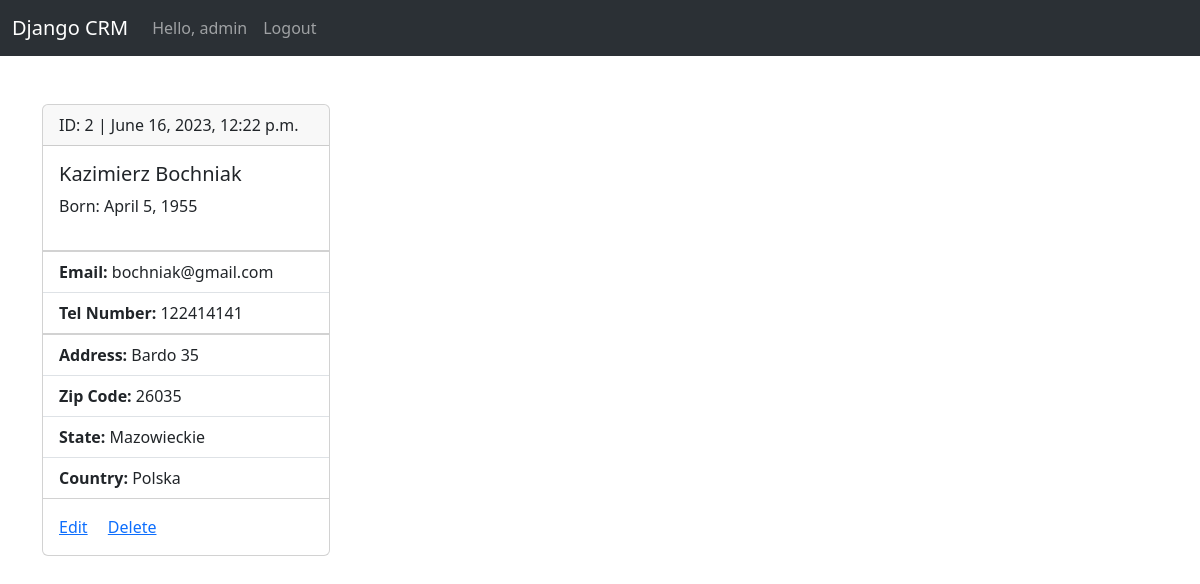
The page /record/2 (signed in) on the database its author committed.
### core/models.py (models this page shows, shortened)
class Record(models.Model):
    first_name = models.CharField(max_length=50)
    last_name = models.CharField(max_length=50)
    birth_date = models.DateField()
    email = models.EmailField()
    tel_number = models.CharField(max_length=20)
    address = models.CharField(max_length=100)
    zip_code = models.CharField(max_length=10)
    state = models.CharField(max_length=50)
    country = models.CharField(max_length=50)
    created_at = models.DateTimeField(auto_now_add=True)
    def __str__(self):
        return f'{self.first_name} {self.last_name}'

### core/views.py (the view)
# urls.py: path("record/<int:pk>", views.record_view, name="record_detail"),
def record_view(request, pk):
    if request.user.is_authenticated:
        record = get_object_or_404(Record, pk=pk)
        return render(request, 'record.html', {'record': record})
    else:
        redirect('login')

### templates/record.html (shortened to what this page needs)
{% extends 'base.html' %}
{% block content %}
<div class="card" style="width: 18rem;">
    <div class="card-header">ID: {{ record.id }} | {{ record.created_at }}</div>
    <ul class="list-group list-group-flush">
        <div class="card-body">
            <h5 class="card-title">{{record.first_name}} {{record.last_name}}</h5>
            <p>Born: {{ record.birth_date }}</p>
        </div>
    </ul>
    <ul class="list-group list-group-flush">
        <li class="list-group-item "><span class="fw-semibold">Email:</span> {{ record.email }}</li>
        <li class="list-group-item"><span class="fw-semibold">Tel Number:</span> {{ record.tel_number }}</li>
    </ul>
    <ul class="list-group list-group-flush">
        <li class="list-group-item"><span class="fw-semibold">Address:</span> {{ record.address }}</li>
        <li class="list-group-item"><span class="fw-semibold">Zip Code:</span> {{ record.zip_code }}</li>
        <li class="list-group-item"><span class="fw-semibold">State:</span> {{ record.state }}</li>
        <li class="list-group-item"><span class="fw-semibold">Country:</span> {{ record.country }}</li>
    </ul>
    <div class="card-body">
        <a href="#" class="card-link">Edit</a>
        <a href="#" class="card-link">Delete</a>
    </div>
</div>
{% endblock %}

### templates/navbar.html (shortened to what this page needs)
<nav class="navbar navbar-expand-lg bg-body-tertiary" data-bs-theme="dark">
    <div class="container-fluid">
        <a class="navbar-brand" href="{% url 'homepage' %}">Django CRM</a>
        <div class="collapse navbar-collapse" id="navbarNav">
            <ul class="navbar-nav">
                {% if request.user.is_authenticated %}
                <li class="nav-item">
                    <span class="nav-link">Hello, {{ request.user.username }}</span>
                </li>
                <li class="nav-item">
                    <a class="nav-link" href="{% url 'logout' %}">Logout</a>
                </li>
                {% endif %}
            </ul>
        </div>
    </div>
</nav>

### rows shown on the page
Record: id "2", created_at "June 16, 2023, 12:22 p.m.", first_name "Kazimierz", last_name "Bochniak", birth_date "April 5, 1955", email "bochniak@gmail.com", tel_number "122414141", address "Bardo 35", zip_code "26035", state "Mazowieckie", country "Polska"

### other values the page prints
{{ request.user.username }} "admin"
